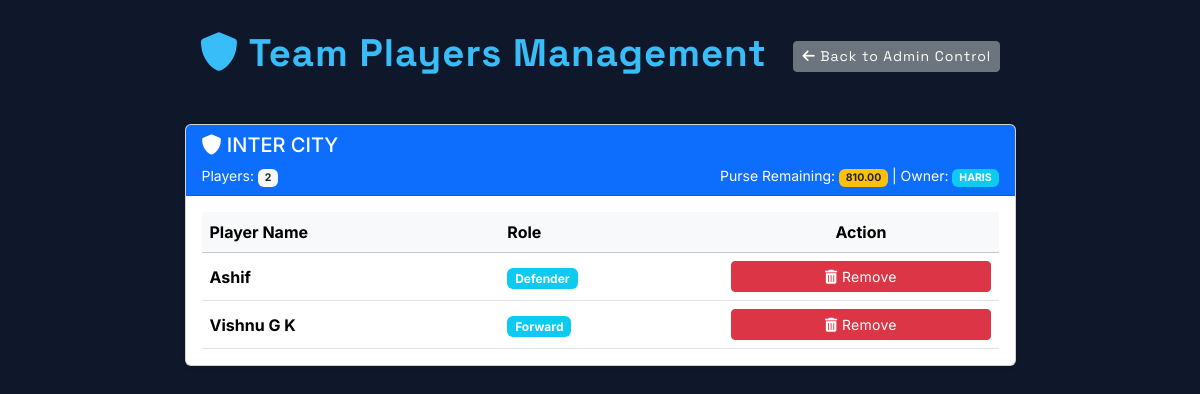
The page /team/1/players/ (signed in) on the database as committed earlier.
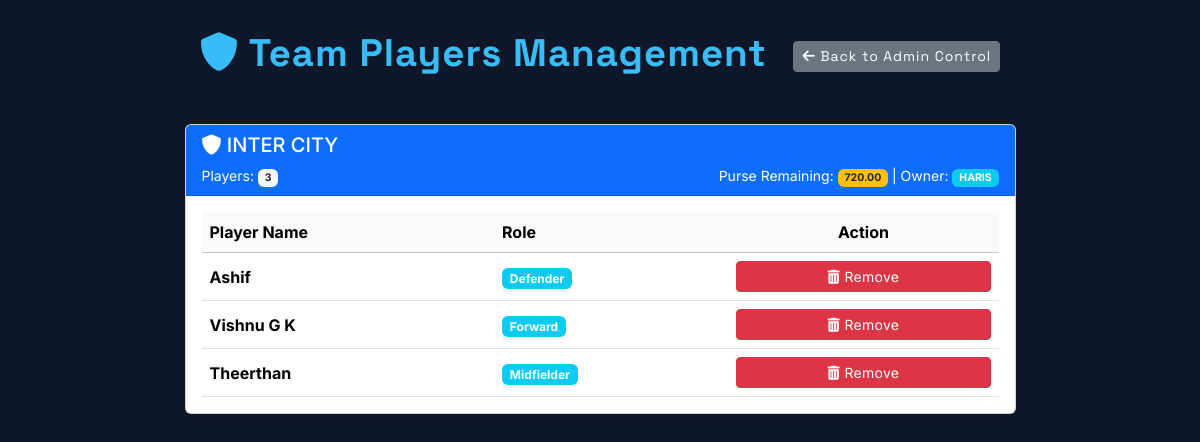
The same page on the database as committed later.
### auction/models.py (models this page shows, shortened)
class Team(models.Model):
    name = models.CharField(max_length=100, unique=True)
    owner = models.CharField(max_length=100)
    purse_remaining = models.DecimalField(max_digits=10, decimal_places=2, default=0.00)

class Player(models.Model):
    Defender = 'Def'
    Forward = 'For'
    Goalkeeper = 'Goal'
    Midfielder = 'Mid'
    PLAYER_TYPES = [
        (Defender, 'Defender'),
        (Forward, 'Forward'),
        (Goalkeeper, 'Goalkeeper'),
        (Midfielder, 'Midfielder'),
    ]
    name = models.CharField(max_length=100)
    phone_number = models.CharField(max_length=20, null=True, blank=True)
    photo = models.ImageField(upload_to='player_photos/', null=True, blank=True)
    player_type = models.CharField(max_length=4, choices=PLAYER_TYPES)
    base_price = models.DecimalField(max_digits=10, decimal_places=2)
    is_sold = models.BooleanField(default=False)
    sold_to_team = models.ForeignKey(Team, on_delete=models.SET_NULL, null=True, blank=True, related_name='players')
    final_price = models.DecimalField(max_digits=10, decimal_places=2, null=True, blank=True)
    random_row = models.FloatField(default=0.0) # Used for random initial ordering
    auction_round = models.PositiveIntegerField(default=1)

### auction/views.py (the view)
# urls.py: path('team/<int:team_id>/players/', views.team_players, name='team_players'),
@user_passes_test(is_admin, login_url='/admin/login/')
def team_players(request, team_id):
    team = get_object_or_404(Team, id=team_id)
    players = team.players.all()
    return render(request, 'team_players.html', {'team': team, 'players': players})

### auction/views.py (called while the page is built)
def is_admin(user):
    return user.is_superuser

### templates/team_players.html (shortened to what this page needs)
{% extends "header.html" %}
{% block header %}
    <i class="fas fa-shield-alt"></i> Team Players Management
    <a  href="{% url 'admin_auction_control' %}" class="btn btn-sm btn-secondary ms-3">
        <i class="fas fa-arrow-left"></i> Back to Admin Control
    </a>
{% endblock %}
{% block content %}
<div class="container mt-5">
    <div class="row justify-content-center">
        {% if team %}
        <div class="col-lg-9 mb-4">
            <div class="card h-100 shadow-sm">
                <div class="card-header bg-primary text-white">
                    <h5 class="mb-0">
                        <i class="fas fa-shield-alt"></i> {{ team.name }}
                    </h5>
                    <div class="d-flex justify-content-between align-items-center mt-2">
                        <small>Players: <span class="badge bg-light text-dark">{{ players.count }}</span></small>
                        <small>
                            Purse Remaining: <span class="badge bg-warning text-dark">{{ team.purse_remaining }}</span>
                            | Owner: <span class="badge bg-info">{{ team.owner }}</span>
                        </small>
                    </div>
                </div>
                <div class="card-body">
                    {% if players %}
                        <div class="table-responsive">
                            <table class="table table-hover mb-0">
                                <thead class="table-light">
                                    <tr>
                                        <th>Player Name</th>
                                        <th>Role</th>
                                        <th class="text-center">Action</th>
                                    </tr>
                                </thead>
                                <tbody>
                                    {% for player in players %}
                                    <tr class="player-row" data-player-id="{{ player.id }}">
                                        <td class="align-middle">
                                            <strong>{{ player.name }}</strong>
                                        </td>
                                        <td class="align-middle">
                                            <span class="badge bg-info">{{ player.get_player_type_display }}</span>
                                        </td>
                                        <td class="text-center align-middle">
                                            <button type="button"
                                                    class="btn btn-sm btn-danger remove-player-btn"
                                                    data-player-id="{{ player.id }}"
                                                    data-player-name="{{ player.name }}"
                                                    data-team-id="{{ team.id }}"
                                                    data-bs-toggle="modal"
                                                    data-bs-target="#confirmRemoveModal">
                                                <i class="fas fa-trash-alt"></i> Remove
                                            </button>
                                        </td>
                                    </tr>
                                    {% endfor %}
                                </tbody>
                            </table>
                        </div>
                    {% else %}
                        <div class="alert alert-info mb-0" role="alert">
                            <i class="fas fa-info-circle"></i> No players added yet.
                        </div>
                    {% endif %}
                </div>
            </div>
        </div>
        {% else %}
        <div class="col-12">
            <div class="alert alert-warning">
                <i class="fas fa-exclamation-triangle"></i> No team available.
            </div>
        </div>
        {% endif %}
    </div>
</div>
{% endblock %}

Rows that differ between the two databases and show on the page:
changed Team "INTER CITY": count "2" → "3"; purse_remaining "810.00" → "720.00"
now on this page (row edited): Player: name "Theerthan", player_type "Midfielder"
